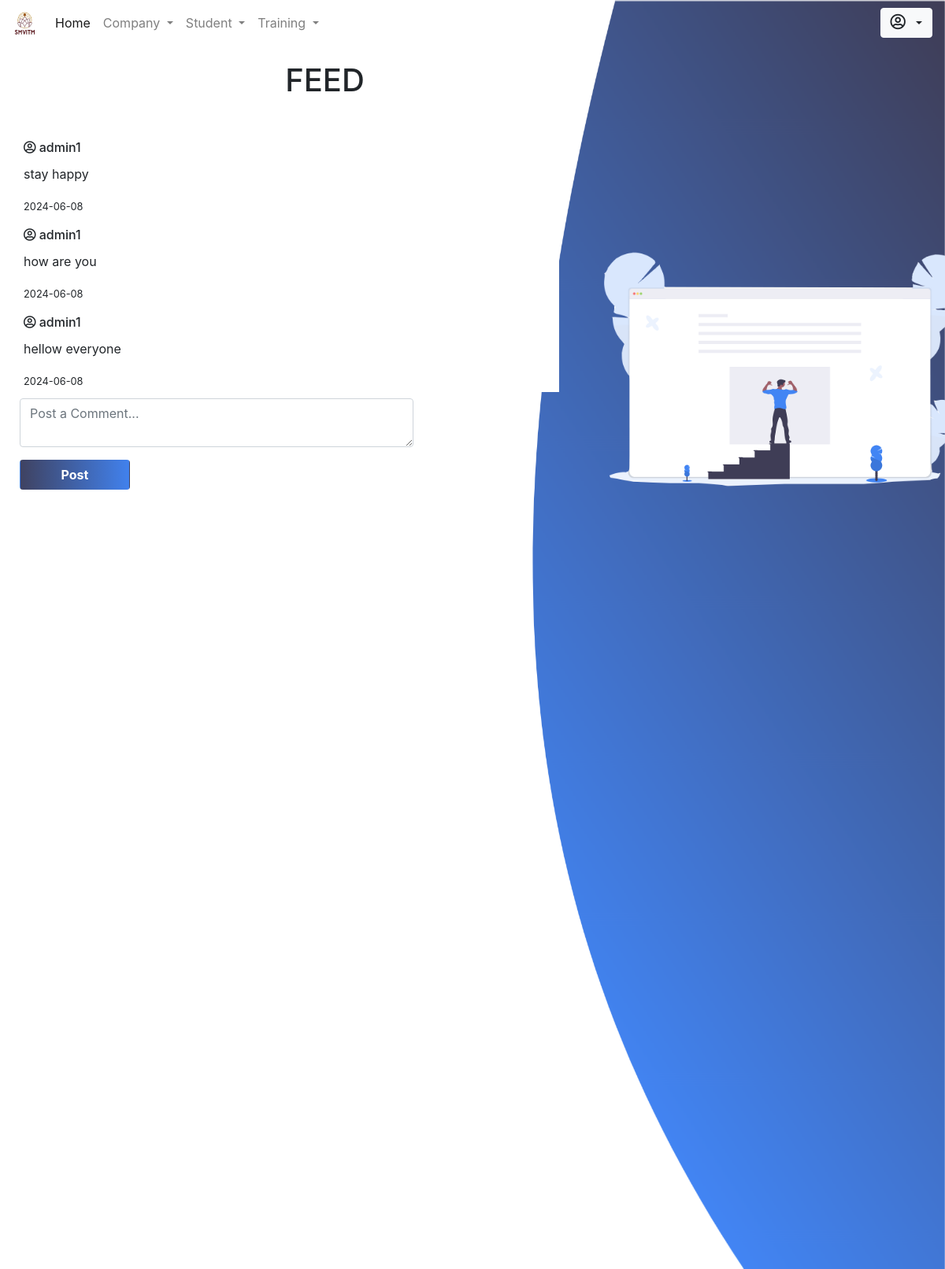
The app's page /admin/index.php with its own data.
### tables this page shows
CREATE TABLE `feed` (
  `user` varchar(100) DEFAULT NULL,
  `message` text DEFAULT NULL,
  `date` date DEFAULT NULL,
  `time` time NOT NULL
);

### admin/index.php (the view, shortened to what this page needs)
<!DOCTYPE html>
<html lang="en">
<head>
    <link rel="stylesheet" type="text/css" href="css/addcomp.css">
    <?php include_once 'includes/head.php' ?>
</head>
<body>
    <div>
    	<img id="img2" src="../images/feedicon.png" width="550px" style="position: absolute; position: fixed; z-index: 1; margin-left: 60%; margin-top: 18vh;">
    </div>
    <img src="../images/feed.png" id="img1" style="position: fixed;">
    	<?php include_once 'includes/nav.php' ?>
    <div class="content" style="margin-top: 20px; margin-left: 10px;">
    	<h1 class="form-row justify-content-center" style="margin-left: 100px;">FEED</h1> <br>
    	<div class="pre-scrollable" style="width: 700px; height: 400px; scroll-behavior: auto;">
         <div style="max-height: 90vh;">
             <div class="card" style="border: none;">
          <div class="card-body">
            <?php
                $sql = "select * from feed order by date desc, time desc;";
                $res = mysqli_query($conn, $sql);
                $rescheck = mysqli_num_rows($res);
                if ($rescheck > 0) {
                    while ($row = mysqli_fetch_assoc($res)) {
                        ?>
                        <h6 class="card-title"><i class="far fa-user-circle"></i>&nbsp;<?php echo $row['user']; ?></h6>
                        <p class="card-text"><?php echo $row['message']; ?></p>
                        <p><small><?php echo $row['date']; ?></small></p>
                        <?php
                    }
                }
            ?>
          </div>
        </div>
        </div>
        </div>
    	<form action="php/feed.inc.php" method="POST" style="margin-left: 15px; margin-top: 8px;">
		 	<div class="form-group">
		 		<textarea class="form-control" style="width: 500px;" name="message" placeholder="Post a Comment..."></textarea>
		 	</div>
		 	<div class="form-group">
		 		<button type="submit" class="btn" name="post" style="color: white; width: 140px;
									font-weight: bold; background: linear-gradient(to left, #4181ED, #3F4261);">Post</button>
		 	</div>
		  </form>
    </div>
</body>
</html>

### admin/css/addcomp.css (style rules this page uses)
#img1 { position: absolute; height: 100vh; width: 100%; position: fixed; }
#img1,.content { position: absolute; }
form { margin-left: 120px; }
button { background: #514DC0; }
#img2 { z-index: 0; }

### records on screen
feed: user "admin1", message "stay happy", date "2024-06-08"
feed: user "admin1", message "how are you", date "2024-06-08"
feed: user "admin1", message "hellow everyone", date "2024-06-08"
